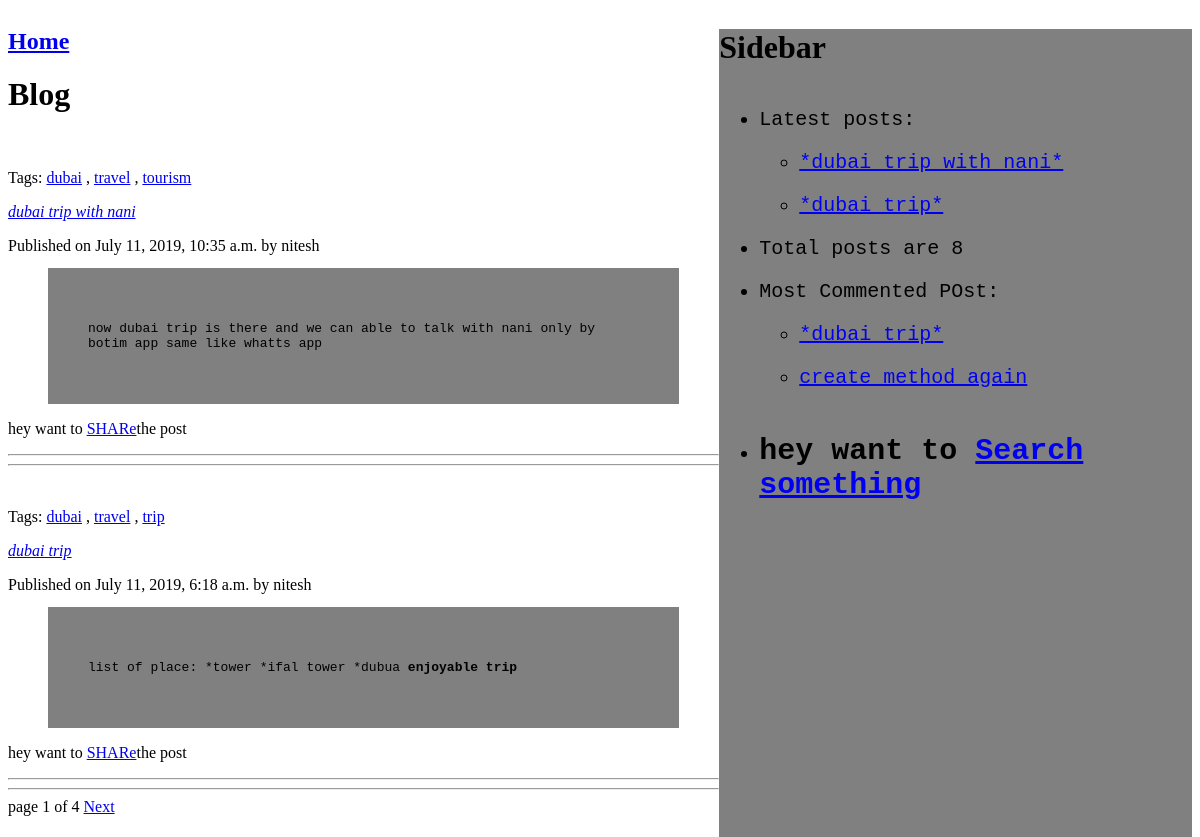
The page / on the database its author committed.
### blog/models.py (models this page shows, shortened)
class Post(models.Model):
    CHOICE = (
        ('draft','Draft'),('published','Published'),
    )
    title=models.CharField(max_length=250)
    publish=models.DateTimeField(default=timezone.now)
    created=models.DateTimeField(auto_now_add=True)
    updated=models.DateTimeField(auto_now=True)
    slug=models.SlugField(max_length=250,unique_for_date='publish')
    status=models.CharField(max_length=20,
                            choices=CHOICE,default='draft')
    author=models.ForeignKey(User,on_delete=models.CASCADE,
                             related_name='blog')
    body=models.TextField()
    objects=models.Manager()
    published=PublishedManager()
    tags = TaggableManager()
    def get_absolute_url(self):
        return reverse('blog:post_detail',
                     args=[
                         self.publish.year,self.publish.month,self.publish.day,
                         self.slug
                     ]
                       )
    class Meta:
        ordering=('-publish',)

### blog/views.py (the view)
# urls.py: path('',views.post_list,name="post_list"),
def post_list(request,tag_slug=None):
    object_list = Post.published.all()
    tag = None
    if tag_slug:
        tag = get_object_or_404(Tag, slug=tag_slug)
        object_list = object_list.filter(tags__in=[tag])
    paginater=Paginator(object_list,2)
    page=request.GET.get('page')
    try:
        posts=paginater.page(page)
    except PageNotAnInteger:
        posts=paginater.page(1)
    except EmptyPage:
        posts=paginater.page(paginater.num_pages)
    context={'page':page,'tag':tag,'posts':posts}
    template = 'blog/index.html'
    return render(request,template,context)

### blog/models.py (called while the page is built)
    def get_queryset(self):
        return super(PublishedManager,self).get_queryset().filter(status='published')

### blog/templatetags/custom_tags.py (called while the page is built)
@register.simple_tag(name='count')
def total_posts_written():
    return Post.published.count()

@register.inclusion_tag('blog/latest_post.html')
def show_latest_post(count=3):
    latest_post=Post.published.order_by('-publish')[:count]
    return {'latest_post':latest_post}

@register.inclusion_tag('blog/most_comment.html')
def most_commented(count=3):
    most_commented_post=Post.published.annotate(total_comments=Count('comments')).order_by('-total_comments')[:count]
    return {'most_commented_post':most_commented_post}

@register.filter(name='markdown')
def markddown_format(text):
    return mark_safe(markdown.markdown(text))

### blog/templates/blog/index.html (shortened to what this page needs)
{%extends 'blog/base.html'%}
{%load custom_tags%}
{%block content%}
<h1>Blog</h1>
{%for post in posts%}
<br>
<p	class="tags">Tags:
    {%for tag in post.tags.all%}
<a href="{%url 'blog:post_list_by_tag' tag.slug%}">{{tag.name}}</a>
    {%if not forloop.last %},{%endif%}
    {%endfor%}
</p>
<a href="{{post.get_absolute_url}}">{{post.title|markdown}}</a>
Published on {{post.publish}} by {{post.author}}
<blockquote style="background-color:grey;font-family:monospace;padding:40px;">
    {{post.body|markdown|truncatewords:30}}
</blockquote>
<p>
    hey want to <a href="{%url 'blog:post_share' post.id%}">SHARe</a>the post
</p>
<hr style="color:cyan;">
<hr style="color:cyan;">
{%endfor%}
{%include 'blog/pagination.html' with page=posts%}
{%endblock%}

### blog/templates/blog/latest_post.html
 <ul>
        {%for post in latest_post %}
        <li>
            <a href="{{post.get_absolute_url}}">{{post.title}}</a>
        </li>
        {%endfor%}
    </ul>

### blog/templates/blog/most_comment.html
 <ul>
        {%for post in most_commented_post %}
        <li>
            <a href="{{post.get_absolute_url}}">{{post.title}}</a>
        </li>
        {%endfor%}
    </ul>

### blog/templates/blog/base.html (style rules this page uses)
li { font-size:20px; font-family:monospace; padding-top:20px; background-color:grey; margin-right:60px; }

### rows shown on the page
Post: title "dubai trip with nani", publish "July 11, 2019, 10:35 a.m.", author "nitesh", body "now dubai trip is there and we can able to talk with nani only by botim app same like whatts app", title "*dubai trip with nani*"
Tag: name "dubai"
Tag: name "travel"
Tag: name "tourism"
Post: title "dubai trip", publish "July 11, 2019, 6:18 a.m.", author "nitesh", body "list of place: *tower *ifal tower *dubua enjoyable trip", title "*dubai trip*"
Tag: name "trip"
Post: title "create method again"

### other values the page prints
{{ page.number }} "1"
{{ page.paginator.num_pages }} "4"
